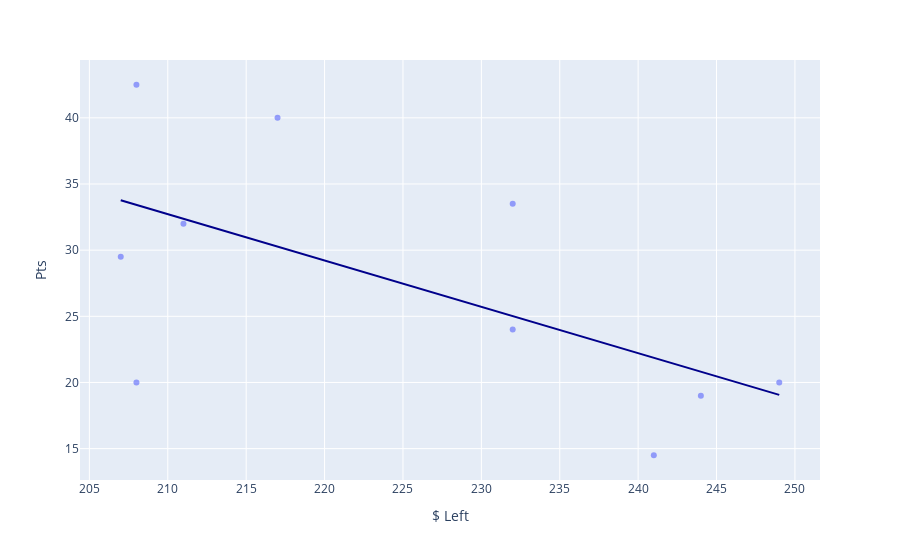

Notebook source saved alongside this figure:
### Code cell
fig = px.scatter(
    owners_df, x='$ Left', y='Pts', opacity=0.65,
    trendline='ols', trendline_color_override='darkblue'
)
fig.show()

### Figure 1 — Plotly figure (JSON) as saved in the notebook; plotly's stock layout.template omitted (floating-point values rounded to 4 significant figures)
{"data": [{"hovertemplate": "$ Left=%{x}<br>Pts=%{y}<extra></extra>", "legendgroup": "", "marker": {"color": "#636efa", "opacity": 0.65, "symbol": "circle"}, "mode": "markers", "name": "", "orientation": "v", "showlegend": false, "type": "scatter", "x": [244, 249, 208, 211, 208, 241, 232, 217, 207, 232], "xaxis": "x", "y": [19, 20, 20, 32, 42.5, 14.5, 24, 40, 29.5, 33.5], "yaxis": "y"}, {"hovertemplate": "<b>OLS trendline</b><br>Pts = -0.349994 * $ Left + 106.214<br>R<sup>2</sup>=0.372099<br><br>$ Left=%{x}<br>Pts=%{y} <b>(trend)</b><extra></extra>", "legendgroup": "", "line": {"color": "darkblue"}, "marker": {"color": "#636efa", "symbol": "circle"}, "mode": "lines", "name": "", "showlegend": false, "type": "scatter", "x": [207, 208, 208, 211, 217, 232, 232, 241, 244, 249], "xaxis": "x", "y": [33.76, 33.41, 33.41, 32.36, 30.26, 25.02, 25.02, 21.87, 20.82, 19.07], "yaxis": "y"}], "layout": {"legend": {"tracegroupgap": 0}, "margin": {"t": 60}, "xaxis": {"anchor": "y", "domain": [0, 1], "title": {"text": "$ Left"}}, "yaxis": {"anchor": "x", "domain": [0, 1], "title": {"text": "Pts"}}}}
